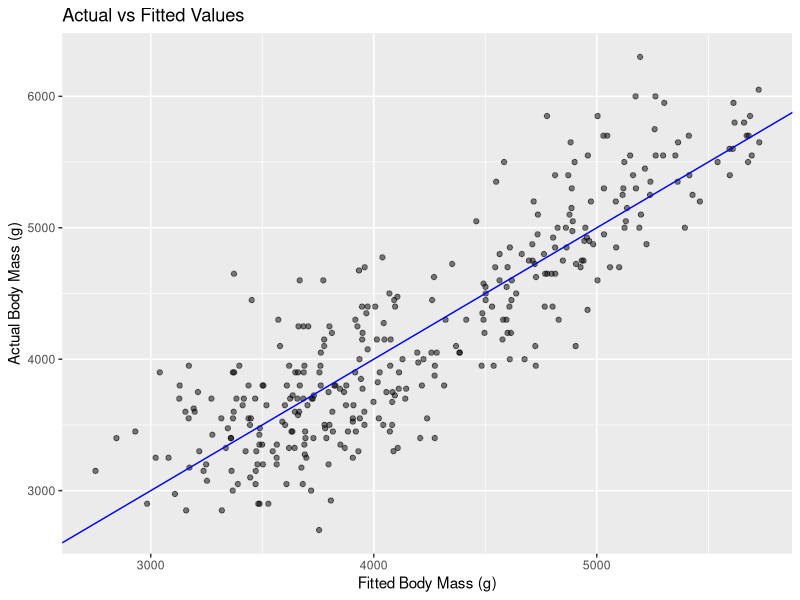
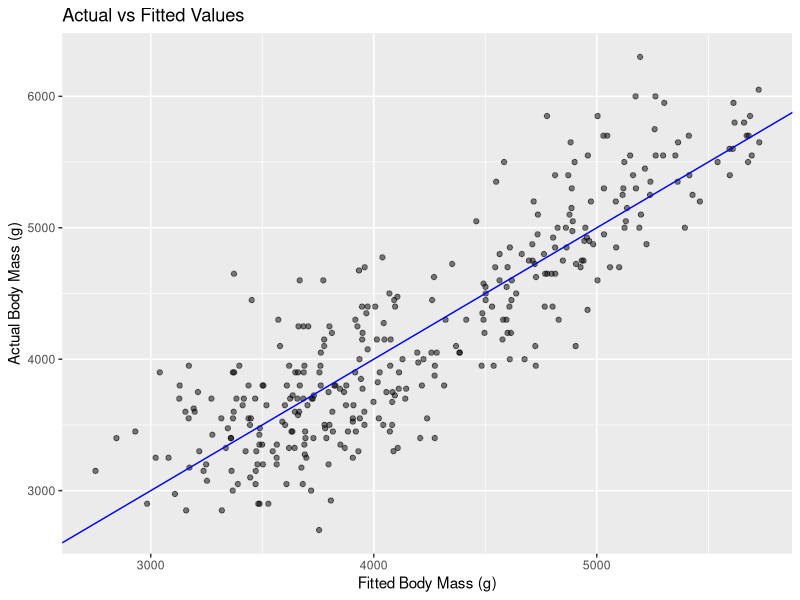
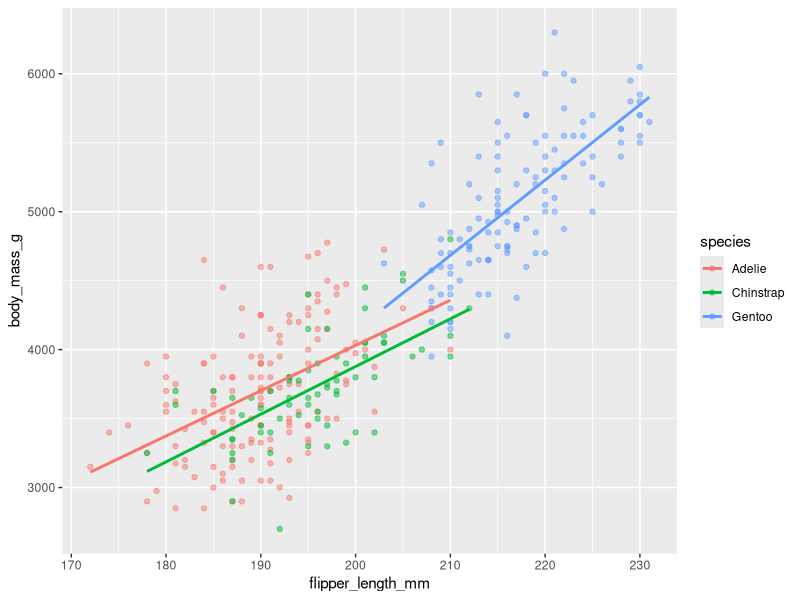
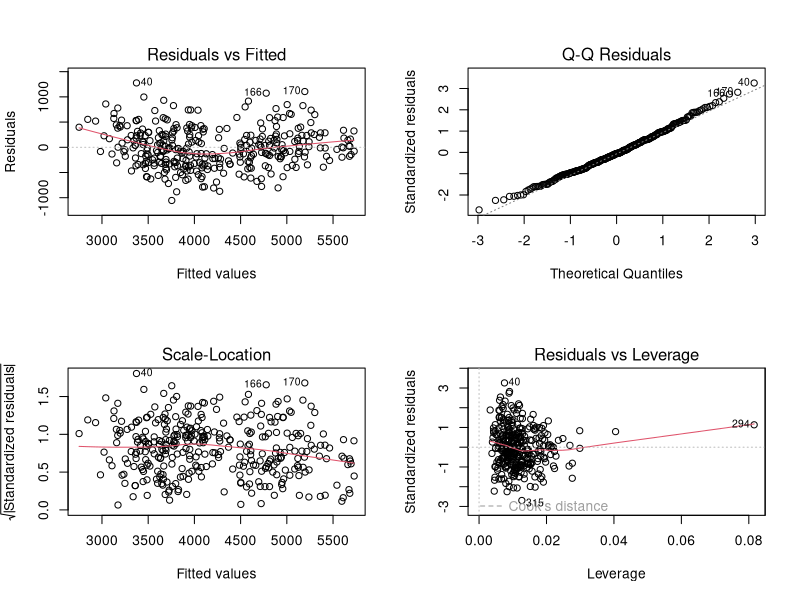
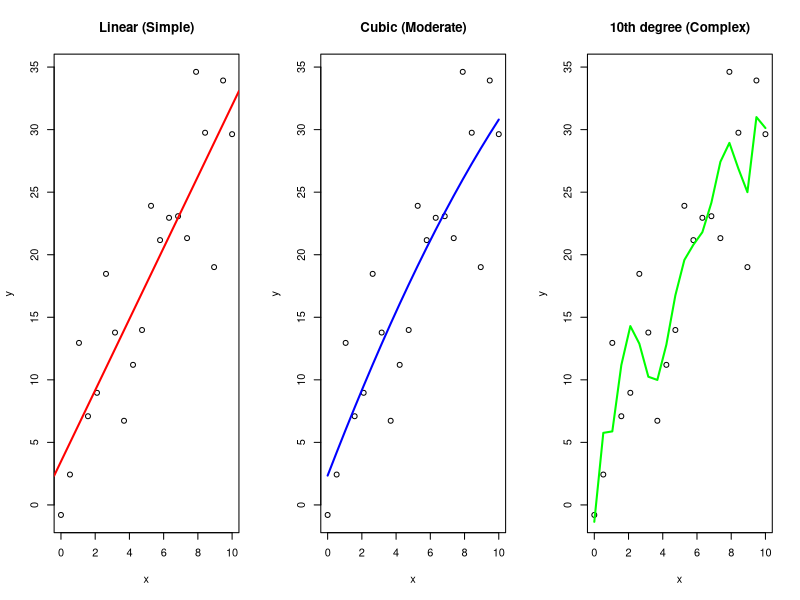

Write R code to recreate these figures, in order.
## ---- chunk 1
penguins <- palmerpenguins::penguins

model1 <- lm(body_mass_g ~ flipper_length_mm, data = penguins)
model2 <- lm(body_mass_g ~ flipper_length_mm + bill_length_mm + bill_depth_mm,
             data = penguins)
summary(model2)
confint(model2)

library(tidyverse)
library(ggplot2)

# Add predictions to data
penguins_fit <- penguins %>%
  drop_na(any_of(c("body_mass_g","bill_length_mm",
  "bill_depth_mm")))%>%
  mutate(fitted = fitted(model2),
         residuals = residuals(model2))

# Plot actual vs fitted
ggplot(penguins_fit, aes(x = fitted, y = body_mass_g)) +
  geom_point(alpha = 0.5) +
  geom_abline(slope = 1, intercept = 0, color = "blue") +
  labs(title = "Actual vs Fitted Values", x = "Fitted Body Mass (g)",y = "Actual Body Mass (g)")

library(ggplot2)

# Add predictions to data
penguins_fit <- penguins %>%
  drop_na(any_of(c("body_mass_g","bill_length_mm",
  "bill_depth_mm")))%>%
  mutate(fitted = fitted(model2),
         residuals = residuals(model2))

# Plot actual vs fitted
ggplot(penguins_fit, aes(x = fitted, y = body_mass_g)) +
  geom_point(alpha = 0.5) +
  geom_abline(slope = 1, intercept = 0, color = "blue") +
  labs(title = "Actual vs Fitted Values", x = "Fitted Body Mass (g)",y = "Actual Body Mass (g)")

# Include species as a categorical predictor
model3 <- lm(body_mass_g ~ flipper_length_mm + species,
             data = penguins)

summary(model3)

# Include an interaction between flipper length and species
model4 <- lm(body_mass_g ~ flipper_length_mm + species +
               flipper_length_mm:species,
             data = penguins)

# Shorthand
model4 <- lm(body_mass_g ~ flipper_length_mm * species,
             data = penguins)

summary(model4)

# See it: one fitted line per species. Different slopes = interaction
ggplot(penguins, aes(x = flipper_length_mm, y = body_mass_g, color = species)) +
  geom_point(alpha = 0.5) +
  geom_smooth(method = "lm", se = FALSE)

# Create all four diagnostic plots at once
par(mfrow = c(2, 2))
plot(model2)
par(mfrow = c(1, 1))

# Questions:
# 1. Does normality seem reasonable?
# 2. Is variance constant?
# 3. Are there any influential points?
# 4. Overall, are assumptions satisfied? For which goal does it matter?

# Generate data with a simple relationship
set.seed(123)
x <- seq(0, 10, length.out = 20)
y <- 2 + 3*x + rnorm(20, sd = 5)

# Fit models of increasing complexity
fit_linear <- lm(y ~ x)
fit_cubic <- lm(y ~ poly(x, 3))
fit_10 <- lm(y ~ poly(x, 10))

# Plot and compare
par(mfrow=c(1,3))
plot(x, y, main="Linear (Simple)")
abline(fit_linear, col="red", lwd=2)

plot(x, y, main="Cubic (Moderate)")
lines(sort(x), fitted(fit_cubic)[order(x)], col="blue", lwd=2)

plot(x, y, main="10th degree (Complex)")
lines(sort(x), fitted(fit_10)[order(x)], col="green", lwd=2)



library(caret)
library(palmerpenguins)

# Remove missing values first, so all models use the same rows
penguins_clean <- na.omit(penguins[, c("body_mass_g", "flipper_length_mm",
                                        "bill_length_mm", "bill_depth_mm",
                                        "species", "sex")])

ctrl <- trainControl(method = "cv", number = 10)

# Same seed = same folds for every model
cv_results <- function(formula) {
  set.seed(204)
  train(formula, data = penguins_clean, method = "lm", trControl = ctrl)$results
}

rbind(
  simple   = cv_results(body_mass_g ~ flipper_length_mm),
  moderate = cv_results(body_mass_g ~ flipper_length_mm + bill_length_mm + species),
  complex  = cv_results(body_mass_g ~ flipper_length_mm + bill_length_mm +
                          bill_depth_mm + species + sex)
)
